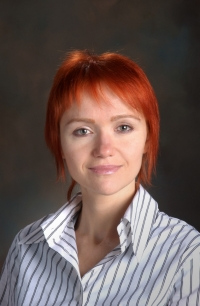
#> input picture www/cgi-bin/faceRec/images/AlexandraFedorova.0.jpg, 200 x 306 px; its folder holds only this picture in this run
$ python -i faceRec_init.py   (imports and definitions only)   (Python 2 division)   (older library calls are emulated)
#> lines starting #> are read from the running program, lines starting #| are printed output that depends on the picture
import Tkinter as tk
import ImageDraw, Image, ImageTk
import sys, math
import os.path
import re
import faceRec_rec as fr

# prepare faces in a directive

eyePos=[[],[]]
cnt=0

# [82 lines left out: functions getEyePos, Distance, ScaleRotateTranslate, CropFace, initSingle, not called in this run]

# [48 lines not run here, left out]

>>> import cv2
>>> picture = cv2.imread('images/AlexandraFedorova.0.jpg', cv2.IMREAD_GRAYSCALE)
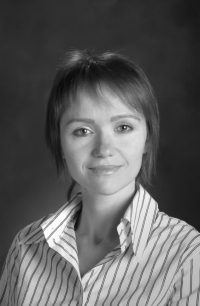
#> picture: shape (306, 200); min 10, max 253, mean 93.7
>>> result = CropFace(picture)
#> (the run stopped early here; a loop or call above may not have finished)

$ run again, on www/cgi-bin/faceRec/images/AndreiBulatov.0.jpg
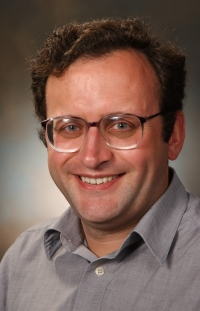
#> input picture www/cgi-bin/faceRec/images/AndreiBulatov.0.jpg, 200 x 311 px
#> `picture = cv2.imread('images/AlexandraFedorova.0.jpg', cv2.IMREAD_GRAY..`:
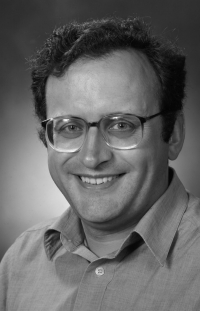
#> picture: shape (311, 200); min 4, max 247, mean 101.7

$ run again, on www/cgi-bin/faceRec/images/AnneLavergne.0.jpg
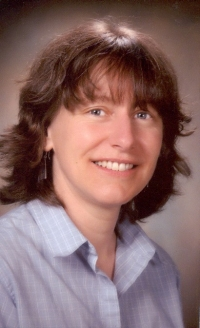
#> input picture www/cgi-bin/faceRec/images/AnneLavergne.0.jpg, 200 x 328 px
#> `picture = cv2.imread('images/AlexandraFedorova.0.jpg', cv2.IMREAD_GRAY..`:
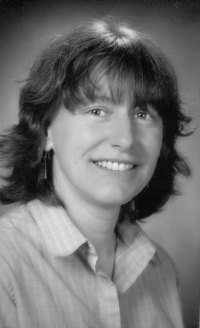
#> picture: shape (328, 200); min 7, max 236, mean 112.6

$ run again, on www/cgi-bin/faceRec/images/AnoopSarkar.0.jpg
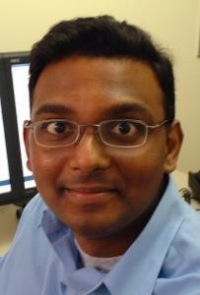
#> input picture www/cgi-bin/faceRec/images/AnoopSarkar.0.jpg, 200 x 295 px
#> `picture = cv2.imread('images/AlexandraFedorova.0.jpg', cv2.IMREAD_GRAY..`:
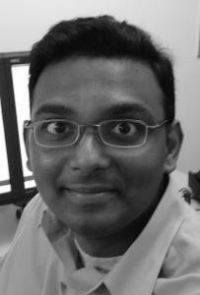
#> picture: shape (295, 200); min 4, max 255, mean 111.3
